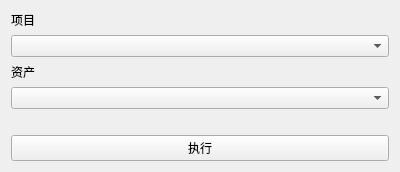
<?xml version="1.0" encoding="UTF-8"?>
<ui version="4.0">
 <class>NewAsset</class>
 <widget class="QWidget" name="NewAsset">
  <property name="geometry">
   <rect>
    <x>0</x>
    <y>0</y>
    <width>400</width>
    <height>168</height>
   </rect>
  </property>
  <property name="windowTitle">
   <string>创建新资产</string>
  </property>
  <layout class="QVBoxLayout" name="verticalLayout">
   <item>
    <widget class="QLabel" name="label">
     <property name="text">
      <string>项目</string>
     </property>
    </widget>
   </item>
   <item>
    <widget class="QComboBox" name="proj"/>
   </item>
   <item>
    <widget class="QLabel" name="label_2">
     <property name="text">
      <string>资产</string>
     </property>
    </widget>
   </item>
   <item>
    <widget class="QComboBox" name="asset"/>
   </item>
   <item>
    <spacer name="verticalSpacer">
     <property name="orientation">
      <enum>Qt::Vertical</enum>
     </property>
     <property name="sizeType">
      <enum>QSizePolicy::Minimum</enum>
     </property>
     <property name="sizeHint" stdset="0">
      <size>
       <width>0</width>
       <height>20</height>
      </size>
     </property>
    </spacer>
   </item>
   <item>
    <widget class="QPushButton" name="pushButton">
     <property name="text">
      <string>执行</string>
     </property>
    </widget>
   </item>
  </layout>
 </widget>
 <resources/>
 <connections/>
</ui>
